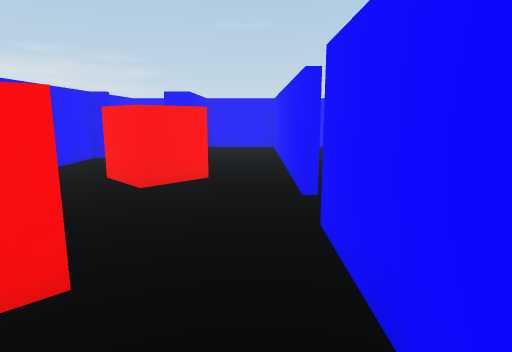
view 1 (above)

19 first-person views from a walk through a 3-D level made in the Unity game engine. The camera is 0.62 m above the floor, tilts 10° down and sees 75° across. The floor is counted in squares, 0.5 m on a side. Each view is taken from the middle of a square. On the plan, view 1 faces up. The plan holds only what a view shows up to about 14 squares ahead; the rest is blank. The player character is not drawn.

view 2
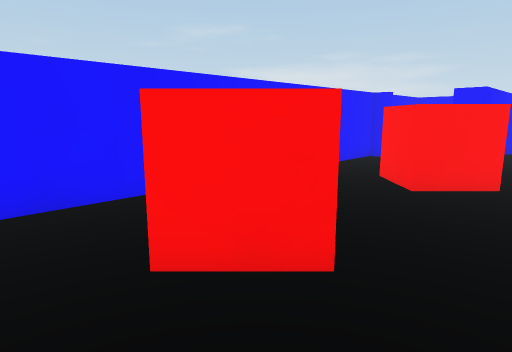

view 3
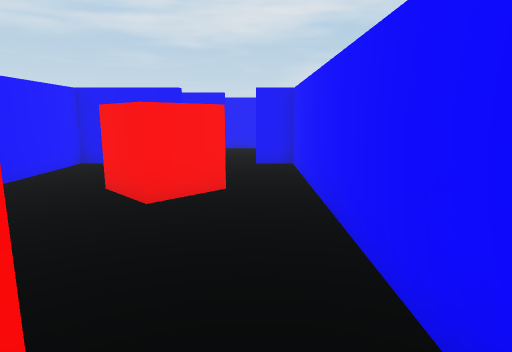

view 4
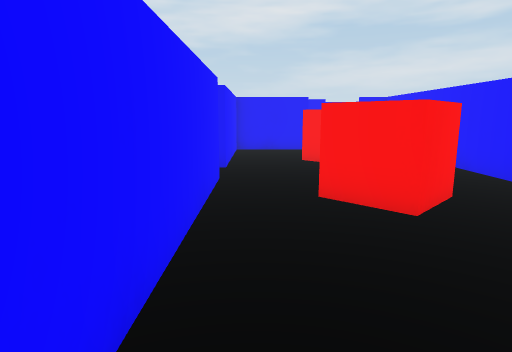

view 5
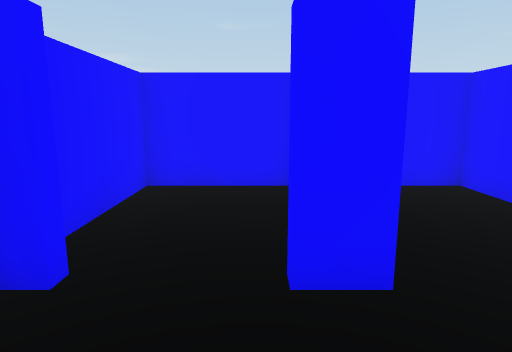

view 6
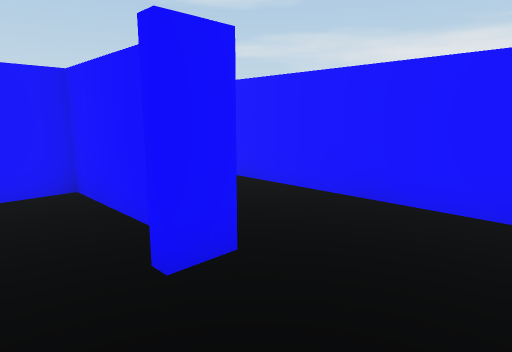

view 7
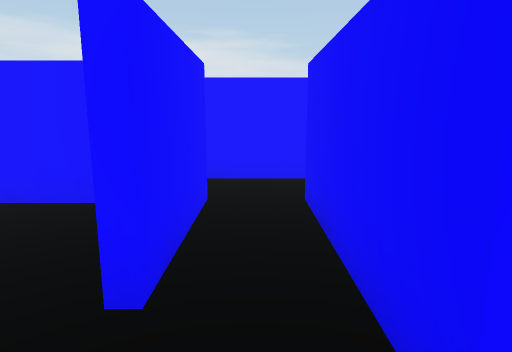

view 8
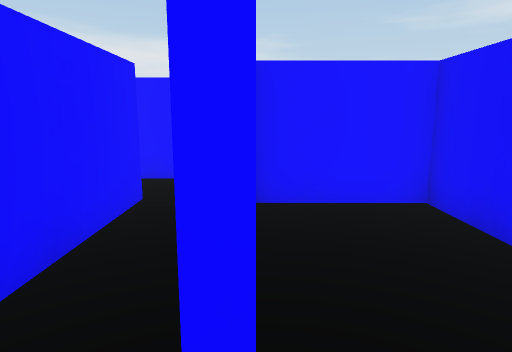

view 9
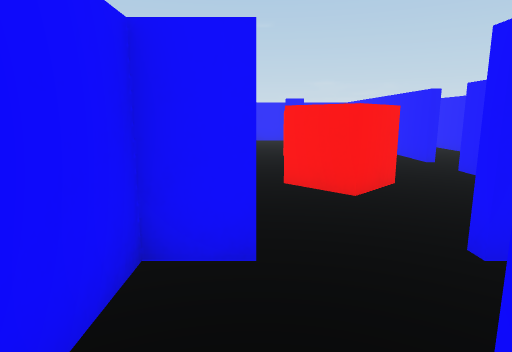

view 10
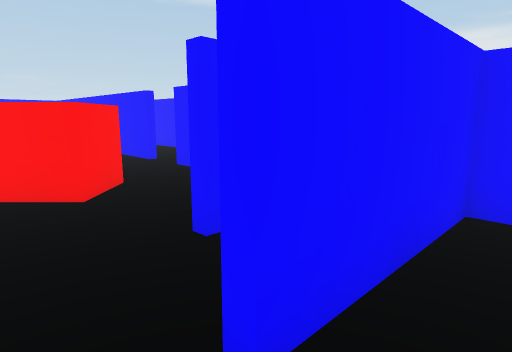

view 11
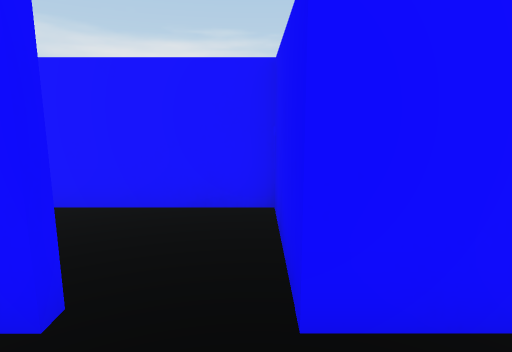

view 12
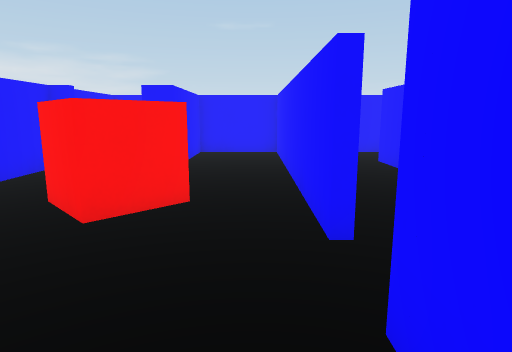

view 13
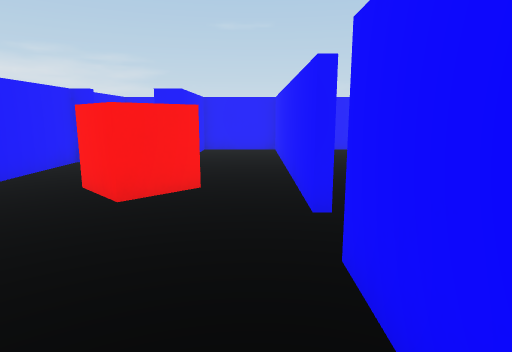

view 14
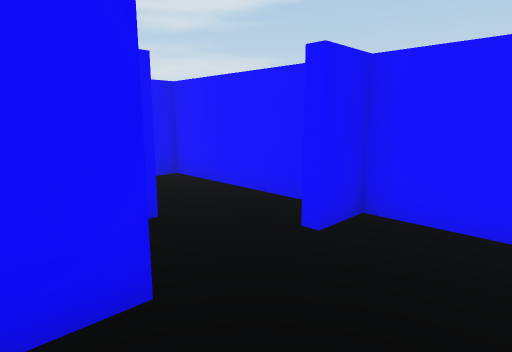

view 15
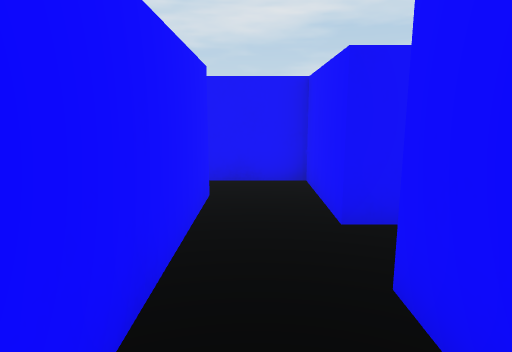

view 16
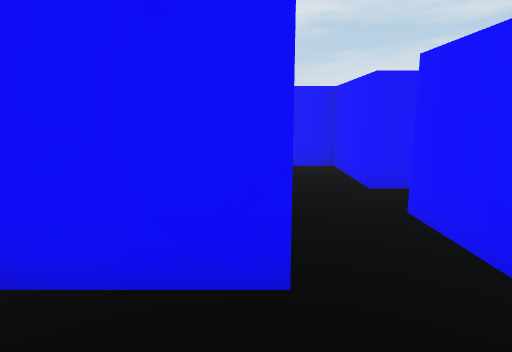

view 17
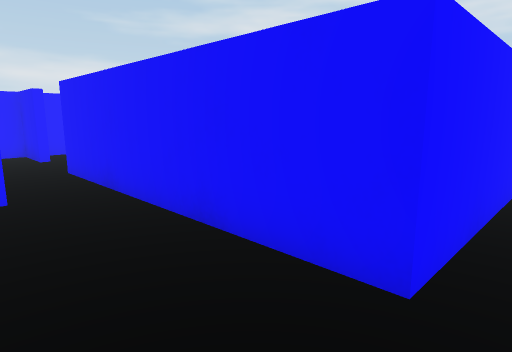

view 18
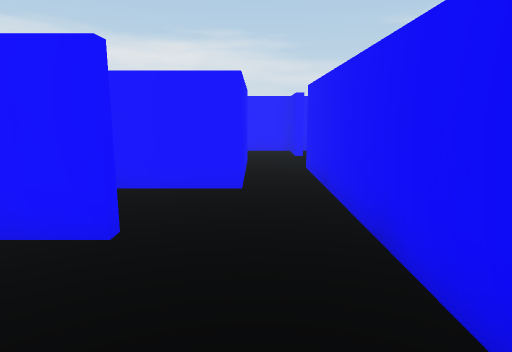

view 19
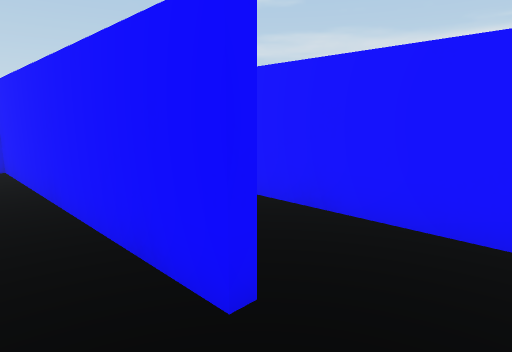

### Floor plan
Points are (right, up) in squares from view 1. A wall is a line through its corners. A room is listed if a view was taken in it or the views show most of it. See-through windows are left out.
Room 1 (views 1, 2, 3, 4, 5, 6, 11, 12, 13, 14)
walls: (0.8, 5.2) (0.8, 14) (-2, 14) (-2, 10.2) (-2.8, 10.2); (-5, 10.2) (-5, -1) (-4, -1); (-2.2, 11.4) (-2.2, 14) (-5, 14) (-5, 11.2); (-2, -1) (0.8, -1) (0.8, 3.7)
ways out: opening at (-2.5, -1) to room 2; opening at (1, 5) to room 5
objects: red cube (-3, 1) to (-1, 3); red cube (-3, 6) to (-1, 8)
Room 2 (views 7, 8)
walls: (-3.1, -2.8) (1, -2.8); (-3.9, -1.3) (-5, -1.3) (-5, -3.5); (1, -1.3) (-2, -1.3); (2.7, -2.5) (2.7, -1.5)
ways out: opening at (-2.5, -1) to room 1; opening at (-4, -3) to room 3; opening at (2, -1) to room 4; opening at (2, -3.5) to room 6
Room 3 (views 9, 10)
walls: (-1, -5.5) (0.8, -5.5) (0.8, -3) (-3, -3); (-5, -3.5) (-5, -5.5) (-2.8, -5.5)
ways out: opening at (-4, -3) to room 2
Room 4 (views 15, 16, 17, 18, 19)
walls: (7.8, 2.2) (7.8, 5.8); (1, 0.5) (1, -1.3); (2.7, -1.5) (2.7, 0.7) (10.2, 0.7)
ways out: opening at (2, -1) to room 2
Room 5 (no view inside)
walls: (1.1, 5.2) (0.8, 5.2); (3.5, 14) (2.6, 14); (0.8, 3.7) (3.5, 3.7) (3.5, 11.5)
ways out: opening at (1, 5) to room 1; opening at (4.5, 12.5)
Room 6 (no view inside)
walls: (2.7, -4.2) (2.7, -2.5); (1, -2.8) (1, -5.5) (3, -5.5)
ways out: opening at (2, -3.5) to room 2; opening at (3, -5)

Where each view was taken, in squares from view 1:
view 1: 0 up, 0 right, facing up
view 2: 0 up, 0 right, facing up-left
view 3: 8 up, 4 left, facing down
view 4: 12 up, 0 right, facing down
view 5: 8 up, 3 left, facing up
view 6: 8 up, 4 left, facing up-right
view 7: 2 down, 4 left, facing right
view 8: 3 down, 4 left, facing right
view 9: 4 down, 4 left, facing up
view 10: 4 down, 4 left, facing up-right
view 11: 4 up, 1 left, facing right
view 12: 2 up, 0 right, facing up
view 13: 1 up, 0 right, facing up
view 14: 1 up, 1 left, facing down-left
view 15: 1 up, 2 right, facing down
view 16: 3 up, 3 right, facing down
view 17: 3 up, 2 right, facing down-right
view 18: 2 up, 2 right, facing right
view 19: 2 up, 4 right, facing up-right
